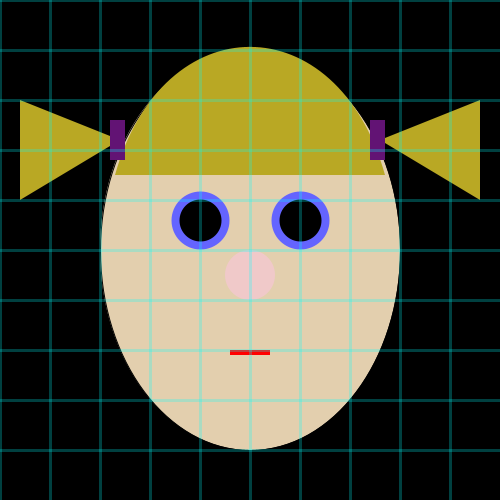
Frame 1 (no input)
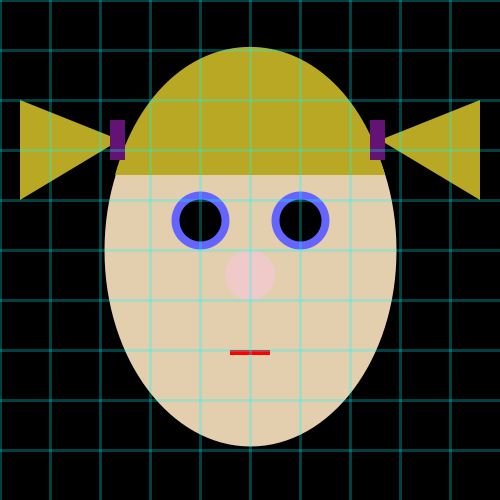
Frame 60 (the mouse pressed at the canvas centre just before this capture)
Frame 120 (the mouse held since frame 60 and released just before this capture): identical to frame 60, image omitted

The Processing sketch that drew these frames (run headless with seeded random() and noise(); from frame 60 on, the mouse is pressed at the canvas centre):

// Processing sketch: processing_84951
// ── processing_84951.pde

// header
/******************************************
*  Processing Sketch Monster
*    
*  This is your first homework:
*  Make a monster like character
*  using simple shapes and color properties
*
*  Matt Richard 
******************************************/

// global variables


// setup
void setup(){
  // the setup function gets executed first thing
  // when the sketch loads and only is executed once
  size(500, 500); //size(width, height); in pixels
  smooth(); //this turns on anti-aliasing, makes things look pretty
}

// draw
void draw(){
  // When planning out the sketch you must think back to front like a painting.
  // The first things that you draw will get overlapped by the later things
  
  // 1. turn all pixels on the screen black
  background(0);
  // 2. Head - ellipse(x, y, width, height);
  stroke(0);// black
  fill(227,207,174);// white
  ellipse(250, 250, 300, 400);
  // 3. left eye - rect(x, y, width, height);
  fill(0);// black eye center
  stroke(100, 100, 255);// blue eye color
  strokeWeight(8);// thicker stroke to act as eye color
  ellipse(200, 220, 50, 50);
  // 4. right eye - rect(x, y, width, height);
  ellipse(300, 220, 50, 50);
  // 5. hair
  noStroke();
  fill(185,168,36);
  curve(100,1200,115,175,385,175,400,1200);
  triangle(20, 100, 20, 200, 120, 140);
  triangle(480,100,480,200,380,140);
  fill(98,19,116);
  rect(110,120,15,40);
  rect(370,120,15,40);
  strokeCap(ROUND);
  line(120,20,30,30);
  // 6. mouth - rect(x, y, width, height);
  fill(255,0,0);// red
  rect(230, 350, 40, 5);
  // 7. nose - ellipse(x, y, width, height);
  fill(240,201,201);// white
  noStroke();
  ellipse(250, 275, 50,50);
   /************************************************************************/
  // copy and include this line at the end of your draw() loop
  grid(50);// grid(spacing); spacing = distance in pixels from one grid line to the next
  /************************************************************************/
  
  
}
/************************************************************************/
// begin copy here
// copy this whole function, making sure to get everything, even the comments
// paste this code below your draw() like it exists here
void grid(int _spacing){
  pushStyle();// this command, when paired with popStyle
  // allows us to change the stroke and fill commands without
  // changing there values in other parts of the code
  
  // if you need to adjust the color of the grid line
  // do it here
  strokeWeight(3);
  stroke(0, 255, 255, 64);// blue at 25% opacity
  
  // draw vertical lines of grid
  for( int x = 0; x < width; x += _spacing){
   line(x, 0, x, height); 
  }
  // draw horizontal lines of grid
  for( int y = 0; y < height; y += _spacing){
   line(0, y, width, y); 
  }
  
  popStyle();// mates with pushStyle();
}
// end copy here
/************************************************************************/
